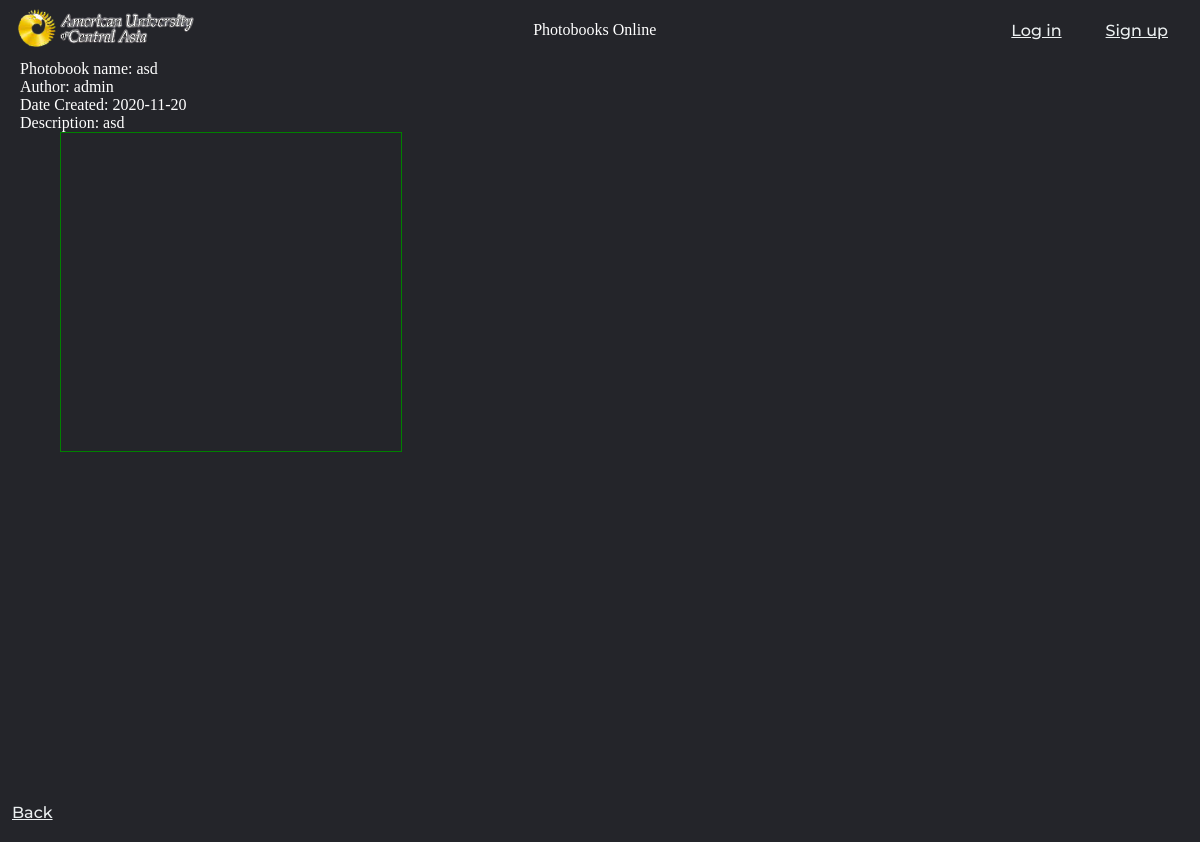
The app's page /view_book/1 with its own data.
### db.py (models this page shows)
class Photobook(db.Model):
    photobookId = db.Column(db.Integer, primary_key=True, autoincrement=True)
    photobookName = db.Column(db.String(20), nullable=False)
    description = db.Column(db.String(100), nullable=True)
    ownerId = db.Column(db.Integer, nullable=False)
    isPrivate = db.Column(db.Boolean, default=False)
    dateCreated = db.Column(db.Date, default=datetime.datetime.utcnow())
    isDeleted = db.Column(db.Boolean, default=False)
    def __repr__(self):
        return f'Photobook {self.photobookName}'

class User(db.Model):
    userId = db.Column(db.Integer, primary_key=True, autoincrement=True)
    username = db.Column(db.String(30), nullable=False)
    password = db.Column(db.String(30), nullable=False)
    def __repr__(self):
        return f'User {self.username}'

class Photo(db.Model):
    photoId = db.Column(db.Integer, primary_key=True, autoincrement=True)
    photoName = db.Column(db.String(1000), nullable=False)
    photobookId = db.Column(db.Integer, nullable=False)
    def __repr__(self):
        return f'Photo {self.photoName}'

### app.py (the view)
@app.route('/view_book/<int:id>')
def view_book(id):
    photos = Photo.query.filter_by(photobookId=id).limit(cards_per_page).all()
    photobook = Photobook.query.filter_by(photobookId=id).first()
    author = User.query.filter_by(userId=photobook.ownerId).first()
    print(photos, photobook, author)
    return render_template('view_book.html', photos=photos, photobook=photobook, author=author)

### templates/view_book.html (shortened to what this page needs)
{% extends 'template.html' %}
{% block body %}
<div style="margin-left: 20px;" align="left">
    <span style="color:white;">
        Photobook name: {{ photobook.photobookName }}<br>
        Author: {{ author.username }}<br>
        Date Created: {{ photobook.dateCreated }}<br>
        Description: {{ photobook.description }}<br>
    </span>
</div>
<div class="cards">
    {% for photo in photos %}
    <a href="{{ url_for('view_photo', id=photo.photoId) }}"><div class="square" style="background-image:url({{url_for('static', filename='img/' + photo.photoName)}});background-size: 100% 100%;background-repeat: no-repeat" ></div></a>
    {% endfor %}
</div>
<footer>
    <a href="{{ url_for('index') }}">Back</a>
{% endblock %}

### static/styles/styles.css (style rules this page uses)
* { box-sizing: border-box; margin: 0; padding: 0; background-color: #24252A; }
li, a { font-family: "Montserrat", sans-serif; font-weight: 500; font-size: 16px; color: #ecf0f1 }
header, footer { height: 10px; display: flex; justify-content: space-between; align-items: center; padding: 30px 1%; }
.square { height: 100%; width: 100%; border: 1px solid green; }
.cards { display:grid; grid-template-columns: repeat(3, 30%); grid-template-rows: repeat(2, 40vh); gap: 10px 10px; margin-left: 5%; }

### records on screen
Photobook: photobookName "asd", dateCreated "2020-11-20", description "asd"
User: username "admin"
